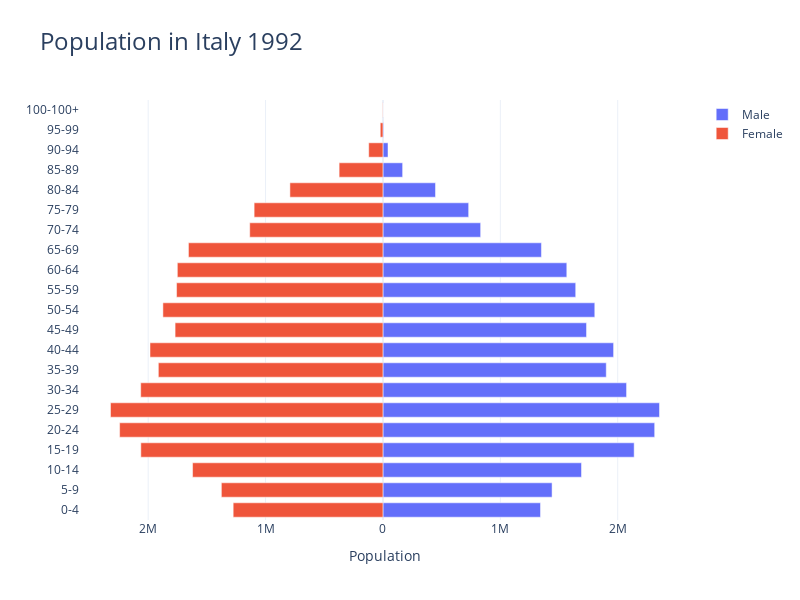
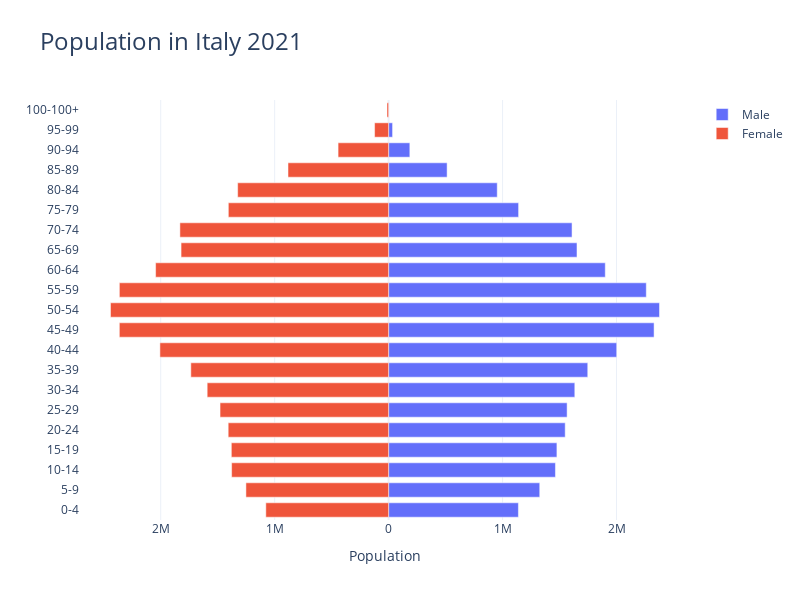

The notebook cell saved with these charts, in order:
### Code cell
def plot_func(df, year):
    I = df['year'] == year
    fig = go.Figure()
    # Adding male population data as positive values
    fig.add_trace(go.Bar(
        y=df.loc[I, 'age_group'],
        x=df.loc[I, 'Males'],
        name='Male',
        orientation='h'
    ))

    # Adding female population data as negative values to plot in opposite direction
    fig.add_trace(go.Bar(
        y=df.loc[I, 'age_group'],
        x=df.loc[I, 'Females'] * -1,  # Multiplying by -1 to plot in opposite direction
        name='Female',
        orientation='h'
    ))
    
    fig.update_layout(
        template='plotly_white',
        title=f'Population in Italy {year}',
        title_font_size=24,
        barmode='relative',
        bargap=0.1,  # Adjust as needed
        bargroupgap=0.2,  # Adjust as needed
        xaxis_title='Population',
        xaxis=dict(
            tickvals=[-2000000, -1000000, 0, 1000000, 2000000],
            ticktext=['2M', '1M', '0', '1M', '2M']
        ),
        width=800,
        height=600,
      
    )
    fig.show()

# Create an interactive widget with a slider to choose the year
widgets.interact(plot_func,
                 df=widgets.fixed(pop_italy_agg),
                 year=widgets.IntSlider(description='Year',
                                        min=pop_italy_agg['year'].min(),
                                        max=pop_italy_agg['year'].max(),
                                        step=1,
                                        value=pop_italy_agg['year'].min(),
                                        continuous_update=True
                                     )
                )

### Figure 1 — Plotly figure (JSON) as saved in the notebook; plotly's stock layout.template omitted (floating-point values rounded to 4 significant figures)
{"data": [{"name": "Male", "orientation": "h", "type": "bar", "x": [1342186, 1440822, 1691555, 2140091, 2314913, 2355948, 2075333, 1902433, 1964807, 1734308, 1804703, 1642177, 1566261, 1350118, 832305, 730159, 447738, 167658, 43339, 6486, 623], "y": ["0-4", "5-9", "10-14", "15-19", "20-24", "25-29", "30-34", "35-39", "40-44", "45-49", "50-54", "55-59", "60-64", "65-69", "70-74", "75-79", "80-84", "85-89", "90-94", "95-99", "100-100+"]}, {"name": "Female", "orientation": "h", "type": "bar", "x": [-1275839, -1376508, -1621899, -2062555, -2243348, -2320969, -2063616, -1913343, -1984476, -1770641, -1874586, -1758255, -1751600, -1656932, -1134845, -1097293, -792614, -373266, -121265, -22881, -2229], "y": ["0-4", "5-9", "10-14", "15-19", "20-24", "25-29", "30-34", "35-39", "40-44", "45-49", "50-54", "55-59", "60-64", "65-69", "70-74", "75-79", "80-84", "85-89", "90-94", "95-99", "100-100+"]}], "layout": {"bargap": 0.1, "bargroupgap": 0.2, "barmode": "relative", "height": 600, "title": {"font": {"size": 24}, "text": "Population in Italy 1992"}, "width": 800, "xaxis": {"ticktext": ["2M", "1M", "0", "1M", "2M"], "tickvals": [-2000000, -1000000, 0, 1000000, 2000000], "title": {"text": "Population"}}}}

### Figure 2 — Plotly figure (JSON) as saved in the notebook; plotly's stock layout.template omitted (floating-point values rounded to 4 significant figures)
{"data": [{"name": "Male", "orientation": "h", "type": "bar", "x": [1138845, 1326061, 1463873, 1476815, 1549500, 1566265, 1633887, 1747529, 2001502, 2329457, 2377041, 2261108, 1901209, 1652948, 1609510, 1140634, 953118, 513213, 186194, 34670, 2847], "y": ["0-4", "5-9", "10-14", "15-19", "20-24", "25-29", "30-34", "35-39", "40-44", "45-49", "50-54", "55-59", "60-64", "65-69", "70-74", "75-79", "80-84", "85-89", "90-94", "95-99", "100-100+"]}, {"name": "Female", "orientation": "h", "type": "bar", "x": [-1077665, -1252279, -1377822, -1380198, -1407840, -1479314, -1592259, -1735723, -2007068, -2363044, -2440634, -2362857, -2044887, -1821385, -1831661, -1406576, -1324845, -882889, -443464, -123247, -14330], "y": ["0-4", "5-9", "10-14", "15-19", "20-24", "25-29", "30-34", "35-39", "40-44", "45-49", "50-54", "55-59", "60-64", "65-69", "70-74", "75-79", "80-84", "85-89", "90-94", "95-99", "100-100+"]}], "layout": {"bargap": 0.1, "bargroupgap": 0.2, "barmode": "relative", "height": 600, "title": {"font": {"size": 24}, "text": "Population in Italy 2021"}, "width": 800, "xaxis": {"ticktext": ["2M", "1M", "0", "1M", "2M"], "tickvals": [-2000000, -1000000, 0, 1000000, 2000000], "title": {"text": "Population"}}}}
